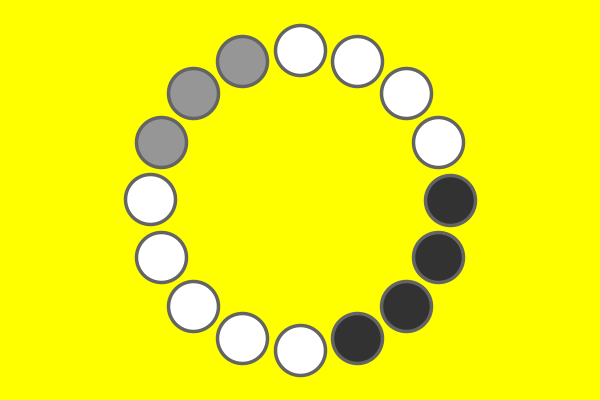
Frame 1 (no input)
Frame 60 (the mouse pressed at the canvas centre just before this capture): identical to frame 1, image omitted
Frame 120 (the mouse held since frame 60 and released just before this capture): identical to frame 1, image omitted

The Processing sketch that drew this single still picture (run headless with seeded random() and noise(); from frame 60 on, the mouse is pressed at the canvas centre):

// Processing sketch: OSIDECC_20160627_1
// ── OSIDECC_20160627_1.pde
int elliR = 50;
float elliStroke = 3.5;

void setup() {
  size(600, 400);
  background(255, 255, 0);
  //frameRate(10);
}

void draw() {
  println(elliR);
  background(255, 255, 0, 10);
  //rect(0, 0, width, height);  
  int circleDiv = 16;
  for (int i = 0; i < circleDiv; i ++) {
    //sin(TWO_PI);
    //cos();
    float ellipseX = width/2+150*cos(TWO_PI/circleDiv*i);//f1(i);
    float ellipseY = height/2+150*sin(TWO_PI/circleDiv*i);//f2(i);
    int myColor;
    if (i<circleDiv/4) {
      myColor = 50;
    }
    else if (i<circleDiv*3/4 && i >circleDiv/2) {
      myColor = 150;
    } else {
      myColor = 255;
    }
    myEllipse(ellipseX, ellipseY, myColor);
  }
}

void myEllipse(float x, float y, int ellipseColor) {
  fill(ellipseColor);
  stroke(100);
  strokeWeight(elliStroke);
  ellipse(x, y, elliR, elliR);
}

void keyPressed() {
  if (key == 'a') {
    elliR = elliR +1; // elliR ++;
  }
  if (key == 'z') {
    elliR --;
  }
}
